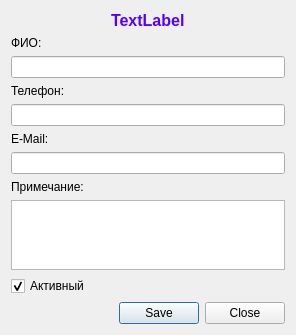
<?xml version="1.0" encoding="UTF-8"?>
<ui version="4.0">
 <class>ContactDialog</class>
 <widget class="QDialog" name="ContactDialog">
  <property name="geometry">
   <rect>
    <x>0</x>
    <y>0</y>
    <width>296</width>
    <height>326</height>
   </rect>
  </property>
  <property name="windowTitle">
   <string>Dialog</string>
  </property>
  <layout class="QVBoxLayout" name="verticalLayout">
   <item alignment="Qt::AlignHCenter">
    <widget class="QLabel" name="labelClientName">
     <property name="font">
      <font>
       <pointsize>12</pointsize>
       <weight>75</weight>
       <bold>true</bold>
      </font>
     </property>
     <property name="styleSheet">
      <string notr="true">color: rgb(85, 0, 255);</string>
     </property>
     <property name="text">
      <string>TextLabel</string>
     </property>
    </widget>
   </item>
   <item>
    <widget class="QLabel" name="label">
     <property name="text">
      <string>ФИО:</string>
     </property>
    </widget>
   </item>
   <item>
    <widget class="QLineEdit" name="lineEditFIO"/>
   </item>
   <item>
    <widget class="QLabel" name="label_6">
     <property name="text">
      <string>Телефон:</string>
     </property>
    </widget>
   </item>
   <item>
    <widget class="QLineEdit" name="lineEditContactPhone"/>
   </item>
   <item>
    <widget class="QLabel" name="label_7">
     <property name="text">
      <string>E-Mail:</string>
     </property>
    </widget>
   </item>
   <item>
    <widget class="QLineEdit" name="lineEditContactEmail"/>
   </item>
   <item>
    <widget class="QLabel" name="label_8">
     <property name="text">
      <string>Примечание:</string>
     </property>
    </widget>
   </item>
   <item>
    <widget class="QPlainTextEdit" name="plainTextEditContactComment">
     <property name="maximumSize">
      <size>
       <width>16777215</width>
       <height>16777215</height>
      </size>
     </property>
    </widget>
   </item>
   <item>
    <widget class="QCheckBox" name="checkBoxIsActive">
     <property name="text">
      <string>Активный</string>
     </property>
     <property name="checked">
      <bool>true</bool>
     </property>
     <property name="tristate">
      <bool>false</bool>
     </property>
    </widget>
   </item>
   <item>
    <widget class="QDialogButtonBox" name="buttonBox">
     <property name="standardButtons">
      <set>QDialogButtonBox::Close|QDialogButtonBox::Save</set>
     </property>
     <property name="centerButtons">
      <bool>false</bool>
     </property>
    </widget>
   </item>
  </layout>
 </widget>
 <resources/>
 <connections/>
</ui>
